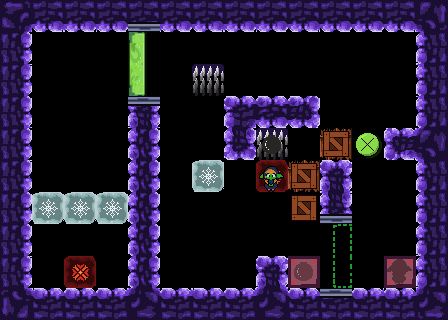

Below is a game level as drawn by its tile map, then a one-line description and the .tmx file that defines it, in full:
An orthogonal 14x10 tile map with 32x32 px tiles, 4 tile layers (Tile Layer 1, dec, obj2, obj).

<map version="1.8" tiledversion="1.8.4" orientation="orthogonal" renderorder="right-down" width="14" height="10" tilewidth="32" tileheight="32" infinite="0" nextlayerid="5" nextobjectid="1">
 <tileset firstgid="1" source="../../tileset/Tileset_Oficial_V2.tsx" />
 <layer id="1" name="Tile Layer 1" width="14" height="10">
  <data encoding="csv">
53,56,54,54,54,54,56,54,54,56,55,55,56,57,
111,0,0,0,0,0,0,0,0,0,0,0,0,223,
82,0,0,0,0,0,0,0,0,0,0,0,0,86,
140,0,0,0,375,0,0,544,318,256,0,0,0,281,
111,0,0,0,316,0,0,260,0,0,0,0,251,252,
396,0,0,0,316,0,0,0,0,0,375,0,0,86,
111,0,0,0,316,0,0,0,0,0,400,0,0,115,
111,0,0,0,316,0,0,0,0,0,0,0,0,223,
396,0,0,0,316,0,0,0,375,0,0,0,0,144,
463,170,171,403,404,172,170,403,404,171,403,403,171,173
</data>
 </layer>
 <layer id="4" name="dec" width="14" height="10">
  <data encoding="csv">
0,0,0,0,414,0,0,0,0,0,0,0,0,0,
0,0,0,0,0,0,0,0,0,0,0,0,0,0,
0,0,0,0,0,0,0,0,0,0,0,0,0,0,
0,0,0,0,622,0,0,0,0,0,0,0,0,0,
0,0,0,0,0,0,0,0,0,0,0,0,0,0,
0,0,0,0,0,0,0,0,0,0,0,0,0,0,
0,0,0,0,0,0,0,0,0,0,414,0,0,0,
0,0,0,0,0,0,0,0,0,0,0,0,0,0,
0,0,0,0,0,0,0,0,0,0,0,0,0,0,
0,0,0,0,0,0,0,0,0,0,622,0,0,0
</data>
 </layer>
 <layer id="3" name="obj2" width="14" height="10">
  <data encoding="csv">
0,0,0,0,0,0,0,0,0,0,0,0,0,0,
0,0,0,0,528,0,0,0,0,0,0,0,0,0,
0,0,0,0,586,0,209,0,0,0,0,0,0,0,
0,0,0,0,0,0,0,0,0,0,0,0,0,0,
0,0,0,0,0,0,0,0,209,0,205,263,0,0,
0,0,0,0,0,0,379,0,409,205,0,0,0,0,
0,379,379,379,0,0,0,0,0,0,0,0,0,0,
0,0,0,0,0,0,0,0,0,0,326,0,0,0,
0,0,409,0,0,0,0,0,0,524,384,0,582,0,
0,0,0,0,0,0,0,0,0,0,0,0,0,0
</data>
 </layer>
 <layer id="2" name="obj" width="14" height="10">
  <data encoding="csv">
0,0,0,0,0,0,0,0,0,0,0,0,0,0,
0,0,0,0,0,0,0,0,0,0,0,0,0,0,
0,0,0,0,0,0,0,0,0,0,0,0,0,0,
0,0,0,0,0,0,0,0,0,0,0,0,0,0,
0,0,0,0,0,0,0,0,149,0,147,0,0,0,
0,0,0,0,0,0,0,0,31,147,0,0,0,0,
0,0,0,0,0,0,0,0,0,147,0,0,0,0,
0,0,0,0,0,0,0,0,0,0,0,0,0,0,
0,0,0,0,0,0,0,0,0,0,0,0,0,0,
0,0,0,0,0,0,0,0,0,0,0,0,0,0
</data>
 </layer>
</map>
